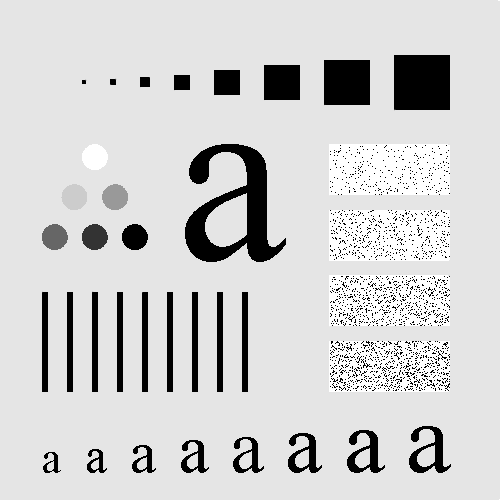
%> input picture MATLAB/Day05/Fig0333(a)(test_pattern_blurring_orig).tif, 500 x 500 px
$ octave day0503.m   (GNU Octave 9; MATLAB toolbox functions it lacks are replaced by stand-ins)
%> lines starting %> are read from the running program, lines starting %| are printed output that depends on the picture
img = im2double(imread('Fig0333(a)(test_pattern_blurring_orig).tif'));
%> img: size 500x500 double; min 0, max 1, mean 0.813
[M,N] = size(img);
%> M = 500; N = 500
[U,V] = meshgrid(-N/2:N/2-1, -M/2:M/2-1);
D = sqrt(U.^2 + V.^2);

% 添加两种强度的高斯噪声
noise_density = [0.005, 0.02];
D0 = 70;  % 截止频率（可根据频谱调整）
H = exp(-D.^2 / (2 * D0^2));   % 高斯低通

figure;
for k = 1:2
%> this loop made 2 passes; what is shown inside it comes from the first
    img_noisy = imnoise(img, 'gaussian', 0, noise_density(k));
    F_shift = fftshift(fft2(img_noisy));
    amp = log(1 + abs(F_shift));
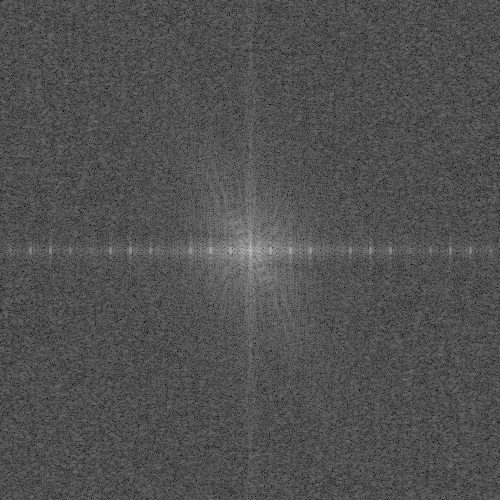
%> amp: size 500x500 double; min 0.117, max 12.22, mean 3.97; drawn with min black and max white
    denoised = real(ifft2(ifftshift(F_shift .* H)));
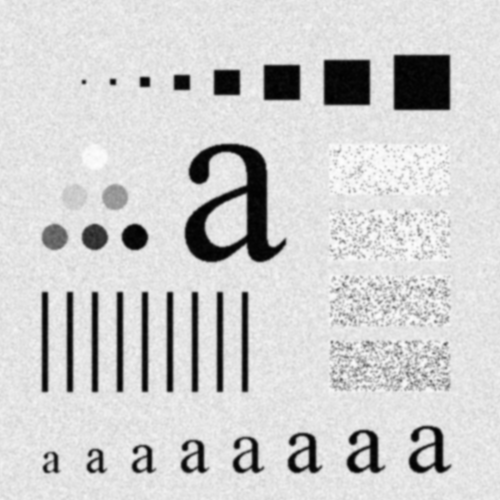
%> denoised: size 500x500 double; min 0.0038, max 0.993, mean 0.812

    subplot(2,3, 3*k-2); imshow(img_noisy,[]); title(sprintf('噪声方差 %.3f', noise_density(k)));
    subplot(2,3, 3*k-1); imshow(amp,[]);       title('频谱');
    subplot(2,3, 3*k);   imshow(denoised,[]);  title('高斯低通去噪');
end
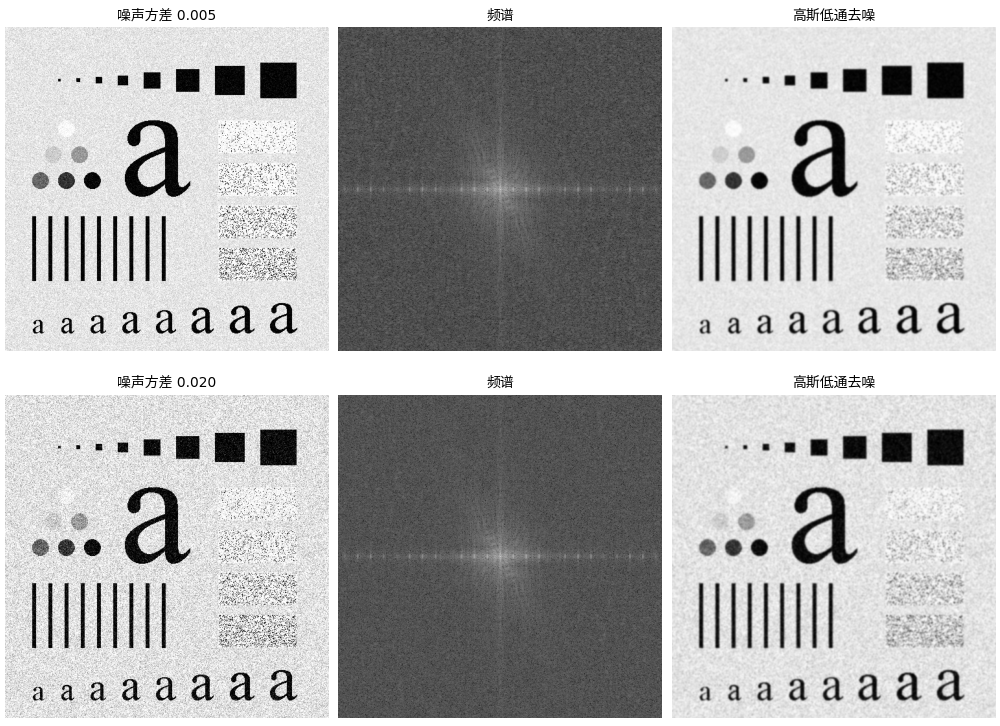
%> figure redrawn from the program's plot data, 6 panels
